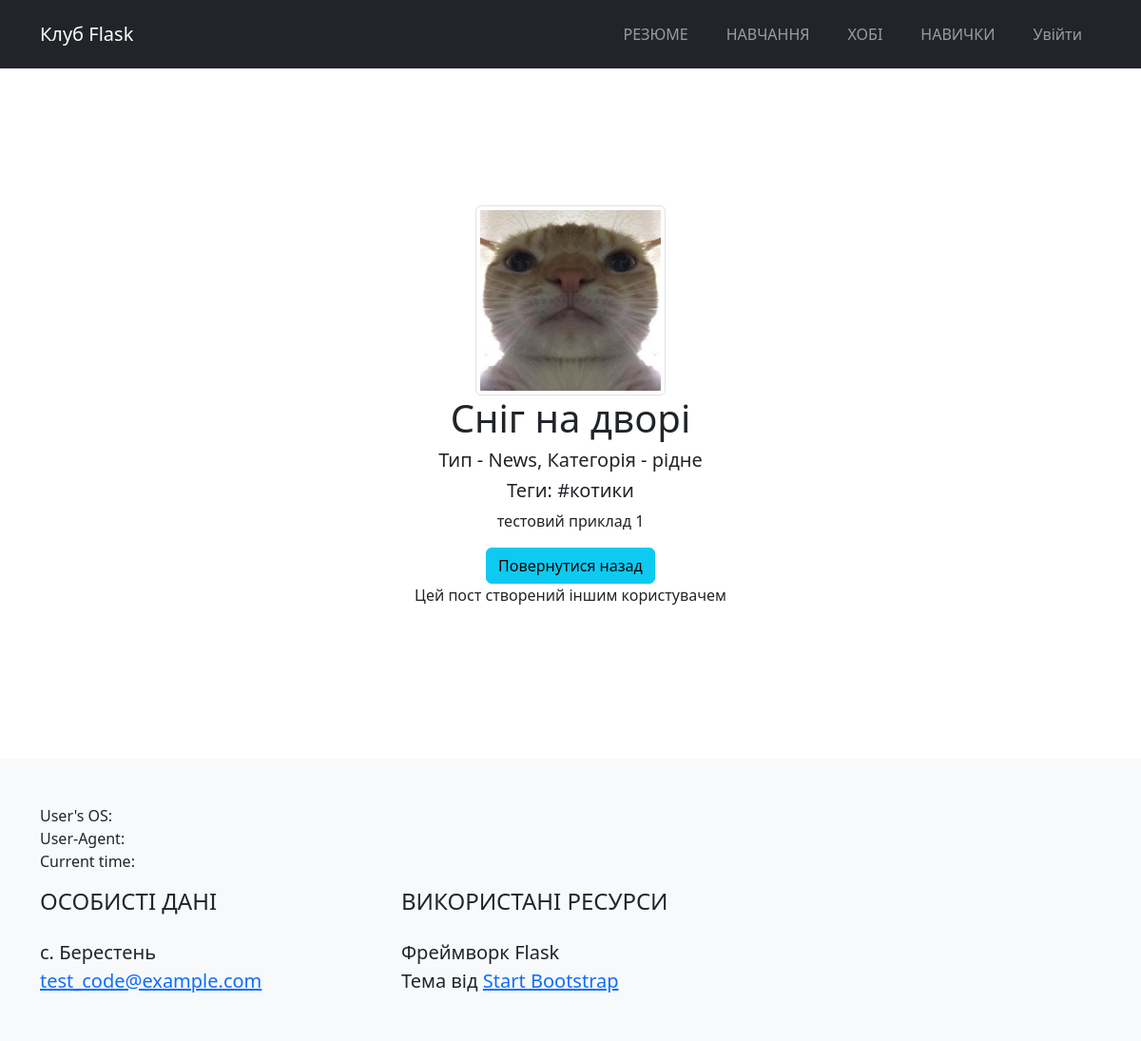
/post/1, run on the app's committed database.
### app/post/models.py (models this page shows, shortened)
class Post(db.Model):
    id = db.Column(db.Integer, primary_key=True)
    title = db.Column(db.String(100), nullable=False)
    text = db.Column(db.Text, nullable=True)
    image_file = db.Column(db.String(64), nullable=False, server_default='postdefault.png')
    created = db.Column(db.DateTime, default=datetime.now())
    type = db.Column(db.Enum(PostType))
    enabled = db.Column(db.Boolean, default=True, nullable=False)
    user_id = db.Column(db.Integer, db.ForeignKey('user.id'), nullable=False)
    category_id = db.Column(db.Integer, db.ForeignKey('category.id', name='fk_category_id'), nullable=True)
    tags = db.relationship('Tag', secondary=post_tag, backref='posts')

class Category(db.Model):
    id = db.Column(db.Integer, primary_key=True)
    name = db.Column(db.String(50), nullable=False)
    posts = db.relationship('Post', backref='category', lazy=True)

class Tag(db.Model):
    id = db.Column(db.Integer, primary_key=True)
    name = db.Column(db.String(50), nullable=False)

### app/post/views.py (the view)
@post_blueprint.route("/<int:id>", methods=['GET', 'POST'])
def view_detail(id):
    get_post = Post.query.get_or_404(id)
    category = (Category.query.get_or_404(get_post.category_id)).name
    return render_template('detail_post.html', pk=get_post, category=category)

### app/post/templates/post/detail_post.html (shortened to what this page needs)
{% extends 'base.html' %}
{% block body %}
<section class="page-section">
    <div class="container d-flex align-items-center flex-column">
        <img class="img-thumbnail account-img" width="200" src={{url_for('post_bp.static', filename='images/' + pk.image_file)}}>
        <h1>{{ pk.title }}</h1>
        <h5>Тип - {{ pk.type.name }}, Категорія - {{ category }}</h5>
        {% if pk.tags|length != 0 %}
        <h5>Теги:
            {% for tag in pk.tags %}
                #{{tag.name}}
            {% endfor %}
        </h5>
        {%endif%}
        <div class="mainText">
            <p>{{ pk.text }}</p>
        </div>
        {% if current_user.id == pk.user_id %}
        <div class="d-flex flex-row">
            <a class="btn btn-info" href={{ url_for('post_bp.view_post') }}>Повернутися назад</a>
            <a class="btn btn-success" href={{ url_for('post_bp.update', id=pk.id) }}>Оновити</a>
            <a class="btn btn-danger" href="#" data-bs-toggle="modal" data-bs-target="#confirmDeleteModal" data-post-id="{{ pk.id }}">Видалити</a>
        </div>
        {% else %}
        <div class="d-flex flex-row">
            <a class="btn btn-info" href={{ url_for('post_bp.view_post') }}>Повернутися назад</a>
        </div>
        <p>Цей пост створений іншим користувачем</p>
        {% endif %}
    </div>
</section>
{% endblock %}

### data on the page
Post: image_file (picture), title "Сніг на дворі", type.name "News", text "тестовий приклад 1"
Category: name "рідне"
Tag: name "котики"

### other printed values
{{ name | upper }} "РЕЗЮМЕ" "НАВЧАННЯ" "ХОБІ" "НАВИЧКИ"
